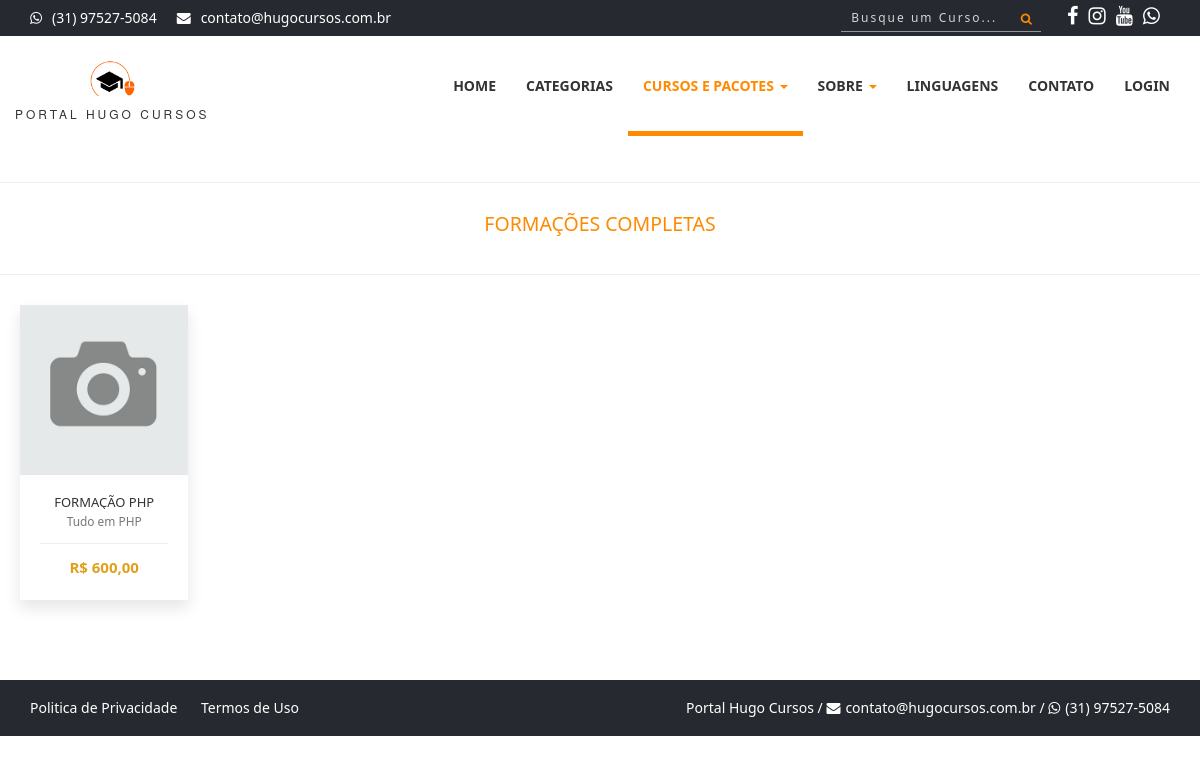
The app's page /formacoes.php with its own data.
### tables this page shows
CREATE TABLE `config` (
  `id` int(11) NOT NULL AUTO_INCREMENT,
  `nome_sistema` varchar(50) NOT NULL,
  `tel_sistema` varchar(20) NOT NULL,
  `email_sistema` varchar(50) NOT NULL,
  `cnpj_sistema` varchar(25) DEFAULT NULL,
  `tipo_chave_pix` varchar(25) DEFAULT NULL,
  `chave_pix` varchar(100) DEFAULT NULL,
  `logo` varchar(20) NOT NULL,
  `icone` varchar(20) NOT NULL,
  `logo_rel` varchar(20) NOT NULL,
  `qrcode_pix` varchar(20) DEFAULT NULL,
  `facebook` varchar(120) DEFAULT NULL,
  `instagram` varchar(120) DEFAULT NULL,
  `youtube` varchar(120) DEFAULT NULL,
  `itens_pag` int(11) NOT NULL,
  `video_sobre` varchar(100) DEFAULT NULL,
  `itens_relacionados` int(11) NOT NULL,
  `aulas_liberadas` int(11) NOT NULL,
  `desconto_pix` int(11) NOT NULL,
  `email_adm_mat` varchar(5) DEFAULT NULL,
  `cartoes_fidelidade` int(11) NOT NULL,
  `taxa_boleto` decimal(8,2) NOT NULL,
  `taxa_mp` decimal(8,2) NOT NULL,
  `taxa_paypal` decimal(8,2) NOT NULL,
  `valor_max_cartao` decimal(8,2) NOT NULL,
  `total_emails_por_envio` int(11) NOT NULL,
  `intervalo_envio_email` int(11) NOT NULL,
  `script_dia` date DEFAULT NULL,
  `dias_email_matricula` int(11) NOT NULL,
  `dias_excluir_matricula` int(11) NOT NULL,
  `professor_cad` varchar(5) NOT NULL,
  `comissao_professor` int(11) NOT NULL,
  `dia_pgto_comissao` int(11) NOT NULL,
  PRIMARY KEY (`id`)
);

CREATE TABLE `pacotes` (
  `id` int(11) NOT NULL AUTO_INCREMENT,
  `nome` varchar(35) NOT NULL,
  `desc_rapida` varchar(40) NOT NULL,
  `desc_longa` text DEFAULT NULL,
  `valor` decimal(8,2) NOT NULL,
  `professor` int(11) NOT NULL,
  `imagem` varchar(100) DEFAULT NULL,
  `grupo` int(11) NOT NULL,
  `ano` int(11) NOT NULL,
  `palavras` varchar(255) DEFAULT NULL,
  `nome_url` varchar(150) NOT NULL,
  `video` varchar(150) DEFAULT NULL,
  `linguagem` int(11) NOT NULL,
  `promocao` decimal(8,2) NOT NULL,
  `matriculas` int(11) NOT NULL,
  `comissao` int(11) NOT NULL,
  PRIMARY KEY (`id`)
);

### sistema/conexao.php (called while the page is built, shortened)
<?php
$usuario = 'root';
$senha = '';
$banco = 'portal';
$servidor = 'localhost';
try {
	$pdo = new PDO("mysql:dbname=$banco;host=$servidor", "$usuario", "$senha");
} catch (Exception $e) {
	echo 'Erro ao conectar ao banco de dados!<br><br>'.$e;
}
$nome_sistema = 'Portal Hugo Cursos';
$email_sistema = 'contato@hugocursos.com.br';
$tel_sistema = '(31) 00000-0000';
$query = $pdo->query("SELECT * FROM config");
$res = $query->fetchAll(PDO::FETCH_ASSOC);
if(@count($res) == 0){
	$pdo->query("INSERT INTO config SET nome_sistema = '$nome_sistema', tel_sistema = '$tel_sistema', email_sistema = '$email_sistema', logo = 'logo.png', icone = 'favicon.ico', logo_rel = 'logo.jpg', itens_pag = '18', cartoes_fidelidade = '5', valor_max_cartao = '100', total_emails_por_envio = '480', intervalo_envio_email = '70', dias_email_matricula = '3', dias_excluir_matricula = '30', script_dia = curDate(), questionario = 'Sim', media = '60' ");
}else{
$nome_sistema = $res[0]['nome_sistema'];
$email_sistema = $res[0]['email_sistema'];
$tel_sistema = $res[0]['tel_sistema'];
$facebook_sistema = $res[0]['facebook'];
$instagram_sistema = $res[0]['instagram'];
$youtube_sistema = $res[0]['youtube'];
$tel_whatsapp = '55'.preg_replace('/[ ()-]+/' , '' , $tel_sistema);
}
 ?>

### formacoes.php (the view, shortened to what this page needs)
<?php
require_once("cabecalho.php");
?>
<br>
<hr>
<?php
$query = $pdo->query("SELECT * FROM pacotes where nome LIKE '%Formação%' ORDER BY id desc");
$res = $query->fetchAll(PDO::FETCH_ASSOC);
$total_reg = @count($res);
if($total_reg > 0){
   ?>
    <div class="section-heading text-center">
                <div class="col-md-12 col-xs-12">
                <h2><small><span>Formações Completas</span></small></h2>
            </div>
        </div>
        <hr>
<section id="portfolio">
         <div class="row" style="margin-left:5px; margin-right:5px; margin-top:-40px;">
             <?php
               for($i=0; $i < $total_reg; $i++){
                $nome = $res[$i]['nome'];
                $desc_rapida = $res[$i]['desc_rapida'];
                $valor = $res[$i]['valor'];
                $foto = $res[$i]['imagem'];
                $promocao = $res[$i]['promocao'];
                 $url = $res[$i]['nome_url'];
                $valorF = number_format($valor, 2, ',', '.');
                $promocaoF = number_format($promocao, 2, ',', '.');
                ?>
                 <a href="cursos-do-<?php echo $url ?>" title="Detalhes do Pacote">
                <div class="col-xs-6 col-sm-4 col-md-2 col-lg-2 portfolio-item">
                    <div class="portfolio-one">
                        <div class="portfolio-head">
                            <div class="portfolio-img"><img alt="" src="sistema/painel-admin/img/pacotes/<?php echo $foto ?>"></div>
                        </div>
                        <small>
                        <div class="portfolio-content" style="text-align: center">
                            <h6 style="font-size: 13px" class="title"><?php echo $nome ?></h6>
                            <p style="margin-top:-10px;"><?php echo $desc_rapida ?></p>
                            <?php if($promocao > 0){ ?>
                                <div class="product-bottom-details">
                                    <div class="product-price-menor"><small><?php echo $valorF ?></small> R$ <?php echo $promocaoF ?></div>
                                </div>
                            <?php }else{?>
                                <div class="product-bottom-details">
                                    <div class="product-price-menor">R$ <?php echo $valorF ?></div>
                                </div>
                            <?php } ?>
                        </div>
                    </small>
                    </div>
                </div>
                </a>
               <?php } ?>
            </div>
        </section>
        <?php }else{
            echo '<p align="center">Nenhuma Formação Cadastrada!</p>';
        } ?>
<?php
require_once("rodape.php");
?>

### cabecalho.php (shortened to what this page needs)
<?php
require_once("sistema/conexao.php");
$login = 'Login';
$painel = 'sistema';
$index = '';
$categorias = '';
$cursos = '';
$sobre = '';
$linguagens = '';
$contatos = '';
$url = basename($_SERVER['PHP_SELF'],'.php');
if($url == "cursos" || $url == "lista-cursos" || $url == "pacotes" || $url == "formacoes"  || $url == "sistemas" || $url == "cursos-2021" || $url == "cursos-2022"){
  $cursos = 'active';
}
?>
<!DOCTYPE html>
<html>
<head>
    <link rel="stylesheet" href="https://cdnjs.cloudflare.com/ajax/libs/font-awesome/4.5.0/css/font-awesome.min.css">
    <link rel="stylesheet" href="scss/main.css">
    <link rel="stylesheet" href="scss/skin.css">
    <link rel="stylesheet" href="scss/card.css">
    <link rel="stylesheet" href="scss/curso.css">
</head>
<body id="wrapper">
    <section id="top-header">
        <div class="container">
            <div class="row">
                <div class="col-md-7 col-sm-7 col-xs-7 top-header-links">
                    <ul class="contact_links">
                        <li><i class="fa fa-whatsapp"></i><a href="http://api.whatsapp.com/send?1=pt_BR&phone=<?php echo $tel_whatsapp ?>" target="_blank"><?php echo $tel_sistema ?></a></li>
                        <li><i class="fa fa-envelope"></i><a href="#"><?php echo $email_sistema ?></a></li>
                    </ul>
                </div>
                <div class="col-md-5 col-sm-12 col-xs-12 social">
                    <ul class="social_links">
                        <li><a href="<?php echo $facebook_sistema ?>" title="Nossa Página no Facebook" target="_blank"><i class="fa fa-facebook"></i></a></li>
                        <li><a href="<?php echo $instagram_sistema ?>" title="Nossa Página no Instagram" target="_blank"><i class="fa fa-instagram"></i></a></li>
                        <li><a href="<?php echo $youtube_sistema ?>" title="Nosso canal no Youtube" target="_blank"><i class="fa fa-youtube"></i></a></li>
                        <li><a href="http://api.whatsapp.com/send?1=pt_BR&phone=<?php echo $tel_whatsapp ?>" title="Chamar no Whatsapp" target="_blank"><i class="fa fa-whatsapp"></i></a></li>
                    </ul>
                    <div class="search-box ">
                        <button class="btn-search"><i class="fa fa-search"></i></button>
                        <input onkeyup="listarCab()" name="buscar_cab" id="buscar_cab" type="text" class="input-search" placeholder="Busque um Curso...">
                    </div>
                </div>
            </div>
        </div>
    </section>
    <header>
        <nav class="navbar navbar-inverse" style="z-index: 1000">
            <div class="container">
                <div class="row">
                    <div class="navbar-header">
                        <a class="navbar-brand" href="./">
                            <h1> <img src="sistema/img/logo.png" width="45px"></h1><span><?php echo $nome_sistema ?></span></a>
                        </div>
                        <div id="navbar" class="collapse navbar-collapse navbar-right">
                            <ul class="nav navbar-nav">
                                <li class="<?php echo $index ?>"><a href="./">Home</a></li>
                                <li class="<?php echo $categorias ?>"><a href="categorias">Categorias</a></li>
                                <li class="dropdown <?php echo $cursos ?>">
                                    <a href="#" class="dropdown-toggle" data-toggle="dropdown" role="button" aria-haspopup="true" aria-expanded="false">Cursos e Pacotes <span class="caret"></span></a>
                               </li>
                                <li class="dropdown <?php echo $sobre ?>">
                                    <a href="#" class="dropdown-toggle" data-toggle="dropdown" role="button" aria-haspopup="true" aria-expanded="false">Sobre <span class="caret"></span></a>
                               </li>
                               <li class=" <?php echo $linguagens ?>"><a href="linguagens">Linguagens</a></li>
                               <li class=" <?php echo $contatos ?>"><a href="contatos">Contato</a></li>
                               <li><a target="_blank" href="<?php echo $painel ?>"><?php echo $login ?></a></li>
                           </ul>
                       </div>
                   </div>
               </div>
           </nav>
       </header>
    <div id="area-conteudo">

### rodape.php (shortened to what this page needs)
<?php
require_once("sistema/conexao.php");
?>
</div>
   <section id="bottom-footer">
        <div class="container">
            <div class="row">
                <div class="col-md-6 col-sm-6 col-xs-12 btm-footer-links ocultar-mobile">
                    <a href="politica">Politica de Privacidade</a>
                    <a href="temos">Termos de Uso</a>
                </div>
                <div class="col-md-6 col-sm-6 col-xs-12 copyright">
                   <span class="cor-branca ocultar-mobile"><?php echo $nome_sistema ?> / </span>
                   <i class="fa fa-envelope" style="color:#FFF; margin-right:5px">  </i><a href="#" style="color:#FFF"><?php echo $email_sistema ?></a> /
                   <i class="fa fa-whatsapp" style="color:#FFF; margin-right:5px"></i><a href="http://api.whatsapp.com/send?1=pt_BR&phone=<?php echo $tel_whatsapp ?>" target="_blank" style="color:#FFF"><?php echo $tel_sistema ?></a>
                </div>
            </div>
        </div>
    </section>
</html>

### scss/card.css (style rules this page uses)
* { -webkit-box-sizing: border-box; box-sizing: border-box; }
.product-bottom-details { overflow: hidden; border-top: 1px solid #eee; padding-top: 10px; }
.product-bottom-details div { text-align:center; width: 100%; }
.product-price-menor { font-size: 15px; color: #e0a01d; font-weight: 600; }

### records on screen
config: tel_sistema "(31) 97527-5084", email_sistema "contato@hugocursos.com.br", nome_sistema "PORTAL HUGO CURSOS", nome_sistema "Portal Hugo Cursos"
pacotes: imagem (picture), nome "FORMAÇÃO PHP", desc_rapida "Tudo em PHP", valor "600,00"

### other values on screen
$login "LOGIN"
